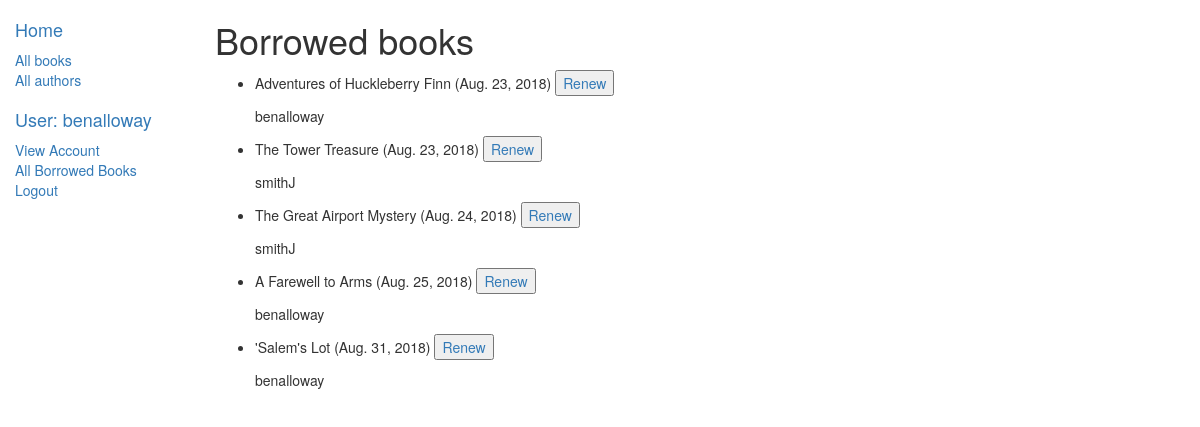
Screenshot of /catalog/allborrowedbooks/ (signed in) with the database file from the repository.
### catalog/models.py (models this page shows, shortened)
class BookInstance(models.Model):
	LOAN_STATUS = (
		('m', 'Maintenance'),
		('o', 'On Loan'),
		('a', 'Available'),
		('r', 'Reserved'),
	)
	id = models.UUIDField(primary_key=True, default=uuid.uuid4, help_text="Unique ID for this particular book across whole library")
	book = models.ForeignKey('Book', on_delete=models.SET_NULL, null=True)
	imprint = models.CharField(max_length=200)
	due_back = models.DateField(null=True, blank=True)
	status = models.CharField(max_length=1, choices=LOAN_STATUS, blank=True, default='m', help_text="Book availability")
	borrower = models.ForeignKey(User, on_delete=models.SET_NULL, null=True, blank=True)
	@property
	def is_overdue(self):
		if self.due_back and date.today() > self.due_back:
			return True
		return False
	class Meta:
		ordering = ["due_back"]
		permissions = (
			("can_mark_returned", "Set book as returned"),
			("can_renew", "Renew due date"),
			)

class Book(models.Model):
	title = models.CharField(max_length=200)
	summary = models.TextField(max_length=1000, help_text="Enter a brief description of the book")
	isbn = models.CharField("ISBN", max_length=13, help_text="13 Character <a href='https://www.isbn-international.org/content/what-isbn'>ISBN number</a>")
	language = models.ForeignKey(NaturalLanguage, on_delete=models.SET_NULL, null=True)
	author = models.ForeignKey('Author', on_delete=models.SET_NULL, null=True)
	genre = models.ManyToManyField(Genre, help_text="Select a genre for this book")
	class Meta:
		ordering = ["title"]

### catalog/views.py (the view)
# urls.py: path('allborrowedbooks/', views.LoanedBooksListView.as_view(), name='all-borrowed'),
class LoanedBooksListView(PermissionRequiredMixin, LoginRequiredMixin, generic.ListView):
    model = BookInstance
    template_name = 'catalog/bookinstance_list_borrowed_librarian.html'
    paginate_by = 10
    permission_required = 'catalog.can_mark_returned'
    def get_queryset(self):
        return BookInstance.objects.filter(status__exact='o').order_by('due_back')

### catalog/templates/catalog/bookinstance_list_borrowed_librarian.html
{% extends "base_generic.html" %}
{% block content %}
    <h1>Borrowed books</h1>
    {% if bookinstance_list %}
    <ul>
      {% for bookinst in bookinstance_list %}
      <li>
        <p>{{bookinst.book.title}} <span class="{% if bookinst.is_overdue %}text-danger{% endif %}">({{ bookinst.due_back }})</span>{% if perms.catalog.can_mark_returned %} <button><a style="text-decoration-line: none;" href="{% url 'renew-book-librarian' bookinst.id %}">Renew</a></button>  {% endif %}</p>
        <p>{{ bookinst.borrower }} </p>
      </li>
      {% endfor %}
    </ul>
    {% else %}
      <p>There are no books borrowed.</p>
    {% endif %}
{% endblock %}

### catalog/templates/base_generic.html (shortened to what this page needs)
<!DOCTYPE html>
<html lang="en">
<head>
	<link rel="stylesheet" href="https://maxcdn.bootstrapcdn.com/bootstrap/3.3.7/css/bootstrap.min.css">
	{% load static %}
	<link rel="stylesheet" href="{% static 'css/styles.css' %}">
</head>
<body>
  <div class="container-fluid">
    <div class="row">
      <div class="col-sm-2">
      {% block sidebar %}
      <ul class="sidebar-nav">
          <li><a href="{% url 'index' %}"><h4>Home</h4></a></li>
          <li><a href="{% url 'books' %}">All books</a></li>
          <li><a href="{% url 'authors' %}">All authors</a></li>
      </ul>
      <ul class="sidebar-nav">
        {% if user.is_authenticated %}
          <li><a href="{% url 'index' %}"><h4>User: {{ user.get_username }}</h4></a></li>
          <li><a href="{% url 'myaccount' user.id%}">View Account</a></li>
          {% if perms.catalog.can_mark_returned %}
          <li><a href="{% url 'all-borrowed' %}">All Borrowed Books</a></li>
          {% else %}
          <li><a href="{% url 'my-borrowed' %}">My Borrowed Books</a></li>
          {% endif %}
          <li><a href="{% url 'logout'%}?next={{request.path}}">Logout</a></li>
        {% else %}
          <li><a href="{% url 'login'%}?next={{request.path}}">Login</a></li>
        {% endif%}
      </ul>
     {% endblock %}
      </div>
      <div class="col-sm-10 ">
      {% block content %}{% endblock %}
      </div>
    </div>
  </div>
</body>
</html>

### catalog/static/css/styles.css (style rules this page uses)
.sidebar-nav { margin-top: 20px; padding: 0px; list-style: none; }

### rows the page displays
BookInstance: book "Adventures of Huckleberry Finn", due_back "Aug. 23, 2018", borrower "benalloway"
BookInstance: book "The Tower Treasure", due_back "Aug. 23, 2018", borrower "smithJ"
BookInstance: book "The Great Airport Mystery", due_back "Aug. 24, 2018", borrower "smithJ"
BookInstance: book "A Farewell to Arms", due_back "Aug. 25, 2018", borrower "benalloway"
BookInstance: book "'Salem's Lot", due_back "Aug. 31, 2018", borrower "benalloway"

### other values shown
{{ user.get_username }} "benalloway"
